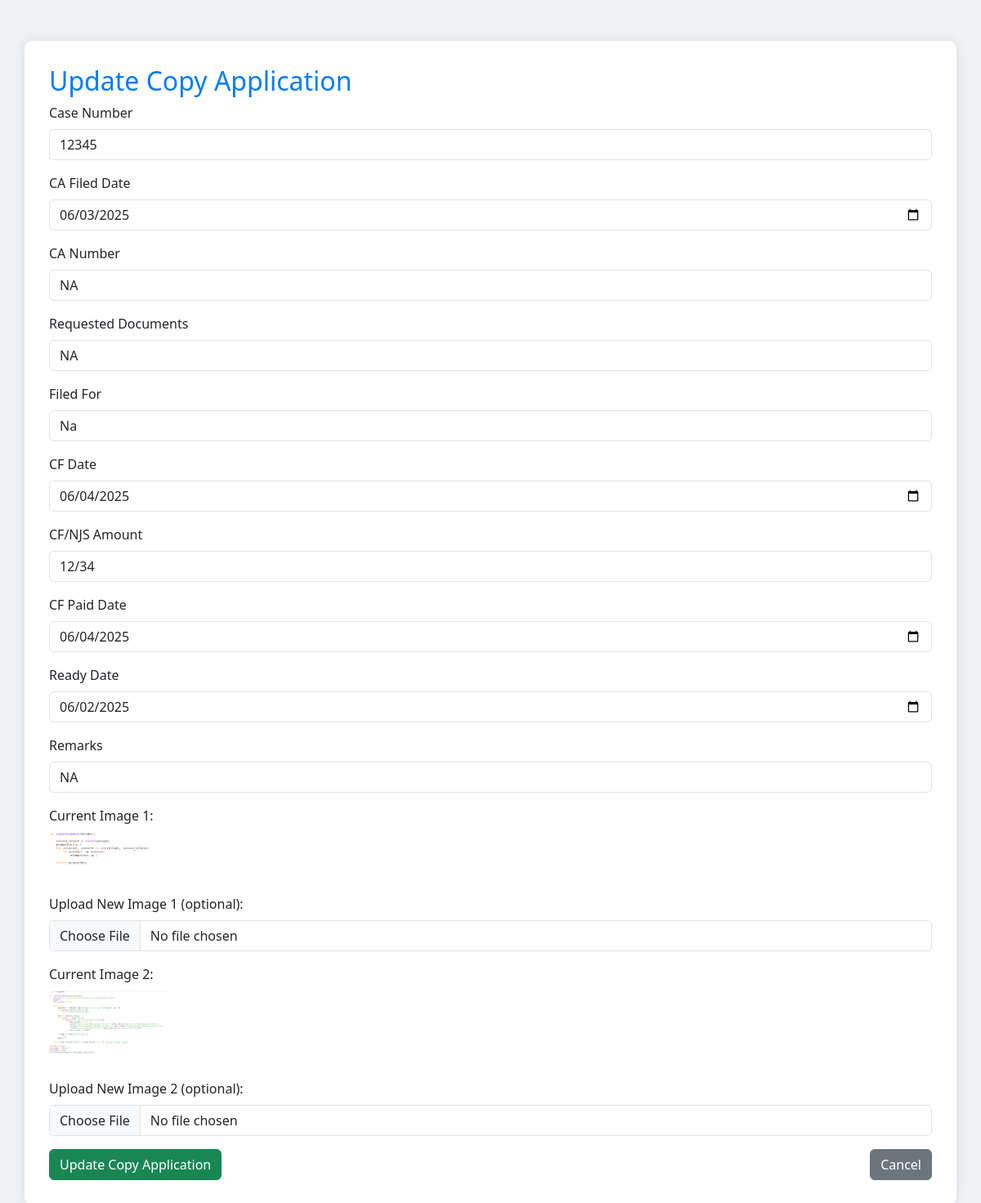
Screenshot of /update/2 (signed in) with the database file from the repository.
### App3.py (models this page shows)
class Task(db.Model):
    id = db.Column(db.Integer, primary_key=True)
    case_number = db.Column(db.String(100))
    ca_filed_date = db.Column(db.String(100))
    ca_number = db.Column(db.String(100))
    required_details = db.Column(db.Text)
    filed_for = db.Column(db.String(100))
    cf_date = db.Column(db.String(100))
    cf_amount = db.Column(db.String(100))
    cf_paid_date = db.Column(db.String(100))
    ca_ready_date = db.Column(db.String(100))
    remarks = db.Column(db.Text)
    image1 = db.Column(db.String(255))
    image2 = db.Column(db.String(255))

### App3.py (the view, shortened to what this page needs)
@app.route('/update/<int:task_id>', methods=['GET', 'POST'])
@admin_required
def update(task_id):
    task = Task.query.get_or_404(task_id)
    return render_template('form.html', task=task)

### App3.py (called while the page is built)
def admin_required(f):
    @wraps(f)
    def wrapper(*args, **kwargs):
        user = User.query.get(session.get('user_id'))
        if not user or user.username != 'admin':
            flash("Admin access required.")
            return redirect(url_for('login'))
        return f(*args, **kwargs)
    return wrapper

### templates/form.html (shortened to what this page needs)
<!DOCTYPE html>
<html lang="en">
<head>
    <link href="https://cdn.jsdelivr.net/npm/bootstrap@5.3.0/dist/css/bootstrap.min.css" rel="stylesheet">
</head>
<body>
<div class="container form-container">
    <h2>{{ 'Update' if task else 'Add' }} Copy Application</h2>
    <form method="POST" enctype="multipart/form-data">
        <div class="mb-3">
            <label class="form-label">Case Number</label>
            <input type="text" required name="case_number" class="form-control" value="{{ task.case_number if task else '' }}">
        </div>
        <div class="mb-3">
            <label class="form-label">CA Filed Date</label>
            <input type="date" required name="ca_filed_date" class="form-control" value="{{ task.ca_filed_date if task else '' }}">
        </div>
        <div class="mb-3">
            <label class="form-label">CA Number</label>
            <input type="text" required name="ca_number" class="form-control" value="{{ task.ca_number if task else '' }}">
        </div>
        <div class="mb-3">
            <label class="form-label">Requested Documents</label>
            <input type="text" required name="required_details" class="form-control" value="{{ task.required_details if task else '' }}">
        </div>
        <div class="mb-3">
            <label class="form-label">Filed For</label>
            <input type="text" required name="filed_for" class="form-control" value="{{ task.filed_for if task else '' }}">
        </div>
        <div class="mb-3">
            <label class="form-label">CF Date</label>
            <input type="date" required name="cf_date" class="form-control" value="{{ task.cf_date if task else '' }}">
        </div>
        <div class="mb-3">
            <label class="form-label">CF/NJS Amount</label>
            <input type="text" required name="cf_amount" class="form-control" value="{{ task.cf_amount if task else '' }}">
        </div>
        <div class="mb-3">
            <label class="form-label">CF Paid Date</label>
            <input type="date" required name="cf_paid_date" class="form-control" value="{{ task.cf_paid_date if task else '' }}">
        </div>
        <div class="mb-3">
            <label class="form-label">Ready Date</label>
            <input type="date" required name="ca_ready_date" class="form-control" value="{{ task.ca_ready_date if task else '' }}">
        </div>
        <div class="mb-3">
            <label class="form-label">Remarks</label>
            <input type="text" required  name="remarks" class="form-control" value="{{ task.remarks if task else '' }}">
        </div>
        {% if task and task.image1 %}
        <div class="mb-3">
            <label class="form-label">Current Image 1:</label><br>
            <a href="{{ url_for('static', filename='images/ca/' + task.image1) }}" download>
                <img src="{{ url_for('static', filename='images/ca/' + task.image1) }}" class="image-preview" alt="Current Image 1">
            </a>
        </div>
        {% endif %}
        <div class="mb-3">
            <label class="form-label">Upload New Image 1 (optional):</label>
            <input type="file" name="image1" class="form-control">
        </div>
        {% if task and task.image2 %}
        <div class="mb-3">
            <label class="form-label">Current Image 2:</label><br>
            <a href="{{ url_for('static', filename='images/ca/' + task.image2) }}" download>
                <img src="{{ url_for('static', filename='images/ca/' + task.image2) }}" class="image-preview" alt="Current Image 2">
            </a>
        </div>
        {% endif %}
        <div class="mb-3">
            <label class="form-label">Upload New Image 2 (optional):</label>
            <input type="file" name="image2" class="form-control">
        </div>
        <div class="d-flex justify-content-between">
            <button type="submit" class="btn btn-success">{% if task %}Update{% else %}Add{% endif %} Copy Application</button>
            <a href="/" class="btn btn-secondary">Cancel</a>
        </div>
    </form>
</div>
</body>
</html>

### templates/form.html (style rules this page uses)
body { background-color: #f0f2f5; }
.form-container { margin-top: 50px; background-color: white; padding: 30px; border-radius: 10px; box-shadow: 0 0 15px rgba(0, 0, 0, 0.1); }
h2 { color: #007bff; }
.image-preview { max-width: 150px; max-height: 150px; margin-bottom: 10px; border-radius: 8px; }

### rows the page displays
Task: case_number "12345", ca_filed_date "06/03/2025", ca_number "NA", required_details "NA", filed_for "Na", cf_date "06/04/2025", cf_amount "12/34", cf_paid_date "06/04/2025", ca_ready_date "06/02/2025", remarks "NA", image1 (picture), image2 (picture)

### other values shown
{{ 'Update' if task else 'Add' }} "Update"
